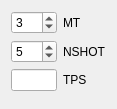
             <widget class="QWidget" name="timePage">
              <property name="geometry">
               <rect>
                <x>0</x>
                <y>0</y>
                <width>117</width>
                <height>109</height>
               </rect>
              </property>
              <attribute name="label">
               <string>Time</string>
              </attribute>
              <attribute name="toolTip">
               <string>Time settings (t)</string>
              </attribute>
              <layout class="QVBoxLayout" name="verticalLayout_12">
               <item>
                <layout class="QGridLayout" name="gridLayout_6">
                 <item row="1" column="0">
                  <widget class="QSpinBox" name="NSHOT">
                   <property name="toolTip">
                    <string>Total number of plots of electric field lines or total current
lines at subsequent time steps for the monopole case
(MROT=0). Plots are made at equally spaced time steps.</string>
                   </property>
                   <property name="value">
                    <number>5</number>
                   </property>
                  </widget>
                 </item>
                 <item row="0" column="0">
                  <widget class="QSpinBox" name="MT">
                   <property name="toolTip">
                    <string>Number of time steps for a beam to move from one cell to
another. (It will be automatically changed
to MT=4 when LCHIN=.T. and MROT=1).
If the user’s chosen value is not large enough to satisfy
the stability criterion (1), a warning message will be
issued with a suggested value. Calculation continues
despite of the warning.</string>
                   </property>
                   <property name="value">
                    <number>3</number>
                   </property>
                  </widget>
                 </item>
                 <item row="0" column="1">
                  <widget class="QLabel" name="label_16">
                   <property name="text">
                    <string>MT</string>
                   </property>
                  </widget>
                 </item>
                 <item row="1" column="1">
                  <widget class="QLabel" name="label_17">
                   <property name="text">
                    <string>NSHOT</string>
                   </property>
                  </widget>
                 </item>
                 <item row="2" column="0">
                  <widget class="QLineEdit" name="TPS">
                   <property name="toolTip">
                    <string>The first time step at which electric field lines or total
current lines are plotted. The default value is (the total
time needed for a bunch to pass through a
structure)/NSHOT.</string>
                   </property>
                  </widget>
                 </item>
                 <item row="2" column="1">
                  <widget class="QLabel" name="label_18">
                   <property name="text">
                    <string>TPS</string>
                   </property>
                  </widget>
                 </item>
                </layout>
               </item>
               <item>
                <spacer name="verticalSpacer_5">
                 <property name="orientation">
                  <enum>Qt::Vertical</enum>
                 </property>
                 <property name="sizeHint" stdset="0">
                  <size>
                   <width>20</width>
                   <height>40</height>
                  </size>
                 </property>
                </spacer>
               </item>
              </layout>
             </widget>
